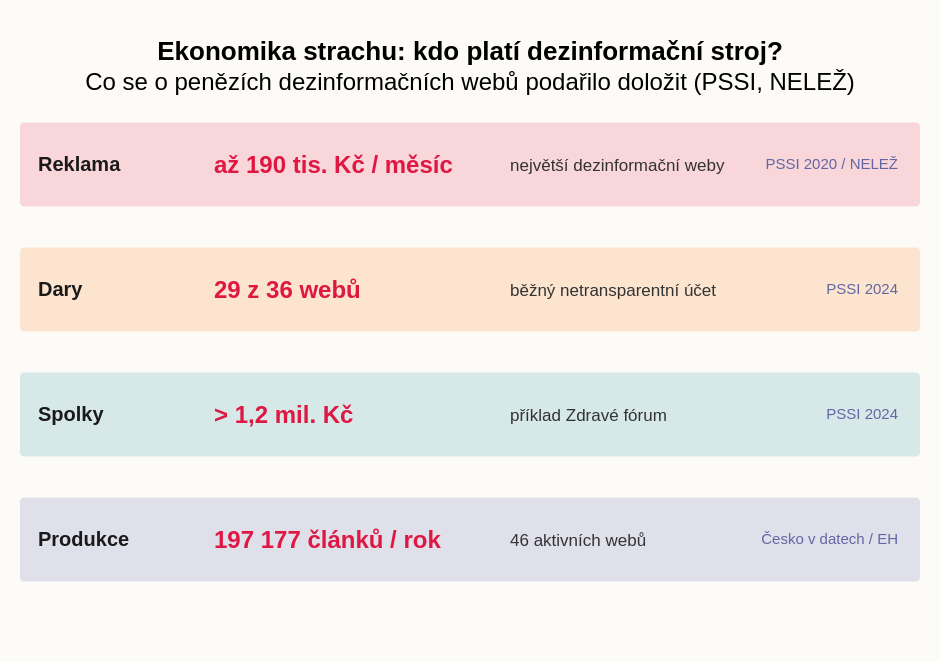

Describe this chart as a Vega-Lite specification.
### Vega-Lite specification from a JSON file in a GitHub repository (floating-point values rounded to 4 significant figures)
{"_source": "Česko v datech (20. 9. 2022; data Bezpečnostního centra Evropské hodnoty): 46 aktivních prokremelsky orientovaných dezinformačních webů a 197 177 článků za rok; NELEŽ: dezinformační weby jsou financovány převážně z darů a reklamy, PSSI 2020 odhad až 190 tis. Kč měsíčně pro největší weby; PSSI, Dezinformační aktéři v šedé zóně zákona a etického byznysu, září 2024: 36 webů financovaných dary, 29 z nich (80 %) používalo běžný netransparentní účet; případ Zdravé fórum přes 1,2 mil. Kč.", "$schema": "https://vega.github.io/schema/vega-lite/v5.json", "description": "Ekonomika strachu: doložené zdroje financování a měřítko české dezinformační scény", "width": 450, "height": 250, "padding": {"top": 20, "left": 10, "right": 10, "bottom": 30}, "autosize": {"type": "pad", "resize": true}, "background": "#fdfbf7", "title": {"text": "Ekonomika strachu: kdo platí dezinformační stroj?", "subtitle": "Co se o penězích dezinformačních webů podařilo doložit (PSSI, NELEŽ)"}, "data": {"values": [{"metric": "Reklama", "value": "až 190 tis. Kč / měsíc", "detail": "největší dezinformační weby", "source": "PSSI 2020 / NELEŽ"}, {"metric": "Dary", "value": "29 z 36 webů", "detail": "běžný netransparentní účet", "source": "PSSI 2024"}, {"metric": "Spolky", "value": "> 1,2 mil. Kč", "detail": "příklad Zdravé fórum", "source": "PSSI 2024"}, {"metric": "Produkce", "value": "197 177 článků / rok", "detail": "46 aktivních webů", "source": "Česko v datech / EH"}]}, "layer": [{"mark": {"type": "rect", "height": 42, "cornerRadius": 2}, "encoding": {"y": {"field": "metric", "type": "nominal", "sort": ["Reklama", "Dary", "Spolky", "Produkce"], "axis": null}, "color": {"field": "metric", "type": "nominal", "scale": {"domain": ["Reklama", "Dary", "Spolky", "Produkce"], "range": ["#de1743", "#f76800", "#0e839e", "#4a51ab"]}, "legend": null}, "opacity": {"value": 0.16}}}, {"mark": {"type": "text", "align": "left", "baseline": "middle", "dx": -216, "fontSize": 10, "fontWeight": "bold", "color": "#1a1a1a"}, "encoding": {"y": {"field": "metric", "type": "nominal", "sort": ["Reklama", "Dary", "Spolky", "Produkce"], "axis": null}, "text": {"field": "metric"}}}, {"mark": {"type": "text", "align": "left", "baseline": "middle", "dx": -128, "fontSize": 12, "fontWeight": "bold", "color": "#de1743"}, "encoding": {"y": {"field": "metric", "type": "nominal", "sort": ["Reklama", "Dary", "Spolky", "Produkce"], "axis": null}, "text": {"field": "value"}}}, {"mark": {"type": "text", "align": "left", "baseline": "middle", "dx": 20, "fontSize": 8.5, "color": "#333333"}, "encoding": {"y": {"field": "metric", "type": "nominal", "sort": ["Reklama", "Dary", "Spolky", "Produkce"], "axis": null}, "text": {"field": "detail"}}}, {"mark": {"type": "text", "align": "right", "baseline": "middle", "dx": 214, "fontSize": 7.5, "color": "#6267a3"}, "encoding": {"y": {"field": "metric", "type": "nominal", "sort": ["Reklama", "Dary", "Spolky", "Produkce"], "axis": null}, "text": {"field": "source"}}}], "config": {"view": {"stroke": "transparent"}}}
